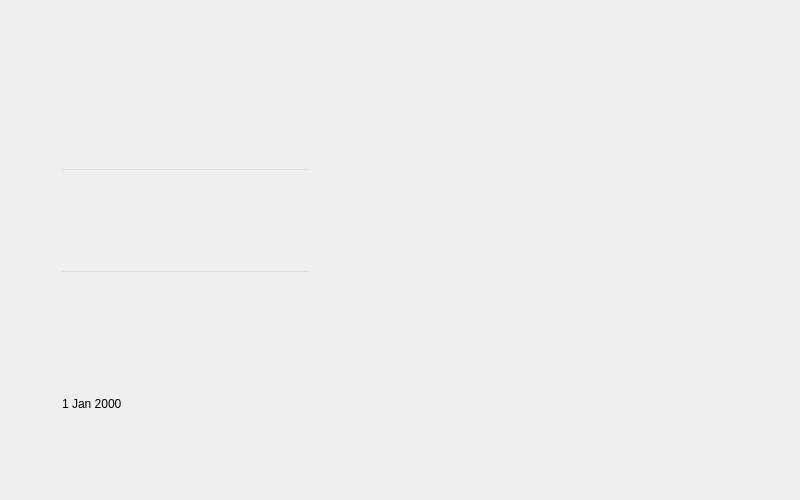
<?xml version="1.0" encoding="UTF-8"?>
<ui version="4.0">
 <class>Menu</class>
 <widget class="QWidget" name="Menu">
  <property name="geometry">
   <rect>
    <x>0</x>
    <y>0</y>
    <width>800</width>
    <height>500</height>
   </rect>
  </property>
  <property name="windowTitle">
   <string>Form</string>
  </property>
  <widget class="QLabel" name="img_menu">
   <property name="geometry">
    <rect>
     <x>0</x>
     <y>0</y>
     <width>800</width>
     <height>500</height>
    </rect>
   </property>
   <property name="font">
    <font>
     <pointsize>14</pointsize>
    </font>
   </property>
   <property name="text">
    <string/>
   </property>
   <property name="pixmap">
    <pixmap>../../../Downloads/sistema cadastral.png</pixmap>
   </property>
  </widget>
  <widget class="QPushButton" name="enter_button">
   <property name="geometry">
    <rect>
     <x>450</x>
     <y>380</y>
     <width>41</width>
     <height>51</height>
    </rect>
   </property>
   <property name="styleSheet">
    <string notr="true">background: rgba(255, 255, 255, 0);
border-radius: 100px;</string>
   </property>
   <property name="text">
    <string/>
   </property>
  </widget>
  <widget class="QDateEdit" name="data_nascimento">
   <property name="geometry">
    <rect>
     <x>60</x>
     <y>389</y>
     <width>261</width>
     <height>30</height>
    </rect>
   </property>
   <property name="styleSheet">
    <string notr="true">background: rgba(255,255,255, 0); border:  rgba(255,255,255, 0)</string>
   </property>
  </widget>
  <widget class="QLabel" name="label_erro">
   <property name="geometry">
    <rect>
     <x>60</x>
     <y>436</y>
     <width>251</width>
     <height>21</height>
    </rect>
   </property>
   <property name="font">
    <font>
     <family>Arial Rounded MT Bold</family>
     <pointsize>9</pointsize>
    </font>
   </property>
   <property name="styleSheet">
    <string notr="true">color: red;</string>
   </property>
   <property name="text">
    <string/>
   </property>
  </widget>
  <widget class="QLineEdit" name="lineEdit_nome">
   <property name="geometry">
    <rect>
     <x>60</x>
     <y>168</y>
     <width>251</width>
     <height>31</height>
    </rect>
   </property>
   <property name="font">
    <font>
     <family>Arial Rounded MT Bold</family>
     <pointsize>14</pointsize>
    </font>
   </property>
   <property name="styleSheet">
    <string notr="true">background: rgba(255,255,255,0)</string>
   </property>
   <property name="text">
    <string/>
   </property>
  </widget>
  <widget class="QLineEdit" name="lineEdit_cpf">
   <property name="geometry">
    <rect>
     <x>60</x>
     <y>270</y>
     <width>251</width>
     <height>31</height>
    </rect>
   </property>
   <property name="font">
    <font>
     <family>Arial Rounded MT Bold</family>
    </font>
   </property>
   <property name="styleSheet">
    <string notr="true">background: rgba(255,255,255,0)</string>
   </property>
  </widget>
 </widget>
 <resources/>
 <connections/>
</ui>
